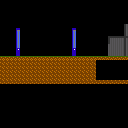

This game map was drawn from its Tiled (.tmx) file and the tilesets committed beside it. A one-line description and the full map source follow:
An orthogonal 32x32 tile map with 4x4 px tiles, 2 tile layers (background, foreground).

<map version="1.0" orientation="orthogonal" renderorder="left-down" width="32" height="32" tilewidth="4" tileheight="4" nextobjectid="7">
 <tileset firstgid="1" name="experiment-tiles" tilewidth="4" tileheight="4" tilecount="13" columns="4">
  <image source="outdoor-tiles.png" width="16" height="12" />
  <tile id="0">
   <properties>
    <property name="solid" type="bool" value="true" />
   </properties>
  </tile>
  <tile id="14">
   <properties>
    <property name="solid" type="bool" value="true" />
   </properties>
  </tile>
 </tileset>
 <layer name="background" width="32" height="32">
  <data encoding="csv">
0,0,0,0,0,0,0,0,0,0,0,0,0,0,0,0,0,0,0,0,0,0,0,0,0,0,0,0,0,0,0,0,
0,0,0,0,0,0,0,0,0,0,0,0,0,0,0,0,0,0,0,0,0,0,0,0,0,0,0,0,0,0,0,0,
0,0,0,0,0,0,0,0,0,0,0,0,0,0,0,0,0,0,0,0,0,0,0,0,0,0,0,0,0,0,0,0,
0,0,0,0,0,0,0,0,0,0,0,0,0,0,0,0,0,0,0,0,0,0,0,0,0,0,0,0,0,0,0,0,
0,0,0,0,0,0,0,0,0,0,0,0,0,0,0,0,0,0,0,0,0,0,0,0,0,0,0,0,0,0,0,0,
0,0,0,0,0,0,0,0,0,0,0,0,0,0,0,0,0,0,0,0,0,0,0,0,0,0,0,0,0,0,0,0,
0,0,0,0,0,0,0,0,0,0,0,0,0,0,0,0,0,0,0,0,0,0,0,0,0,0,0,0,0,0,0,0,
0,0,0,0,11,0,0,0,0,0,0,0,0,0,0,0,0,0,11,0,0,0,0,0,0,0,0,0,0,0,0,0,
0,0,0,0,10,0,0,0,0,0,0,0,0,0,0,0,0,0,10,0,0,0,0,0,0,0,0,0,0,0,0,0,
0,0,0,0,10,0,0,0,0,0,0,0,0,0,0,0,0,0,10,0,0,0,0,0,0,0,0,5,6,6,6,0,
0,0,0,0,10,0,0,0,0,0,0,0,0,0,0,0,0,0,10,0,0,0,0,0,0,0,0,5,6,6,6,0,
0,0,0,0,10,0,0,0,0,0,0,0,0,0,0,0,0,0,10,0,0,0,0,0,0,0,0,6,6,6,6,0,
0,0,0,0,4,0,0,0,0,0,0,0,0,0,0,0,0,0,4,0,0,0,0,0,0,0,0,6,6,6,6,12,
0,0,0,0,12,0,0,0,0,0,0,0,0,0,0,0,0,0,12,0,0,0,0,0,0,0,0,6,6,6,6,3,
0,0,0,0,0,0,0,0,0,0,0,0,0,0,0,0,0,0,0,0,0,0,7,7,7,7,7,7,7,7,7,7,
1,1,1,1,1,1,1,1,1,1,1,1,1,1,1,1,1,1,1,1,0,0,0,0,9,9,9,9,9,9,9,9,
0,0,0,0,0,0,0,0,0,0,0,0,0,0,0,0,1,1,1,1,0,0,0,0,9,9,9,9,9,9,9,9,
0,0,0,0,0,0,0,0,0,0,0,0,0,0,0,0,1,1,1,1,0,0,0,0,9,9,9,9,9,9,9,9,
0,0,0,0,0,0,0,0,0,0,0,0,0,0,0,0,1,1,1,1,0,0,0,0,9,9,9,9,9,9,9,9,
0,0,0,0,0,0,0,0,0,0,0,0,0,0,0,0,1,1,1,1,0,0,0,0,9,9,9,9,9,9,9,9,
0,0,0,0,0,0,0,0,0,0,0,0,0,0,0,0,3,3,3,3,3,3,3,3,3,3,3,3,3,3,3,3,
0,0,0,0,0,0,0,0,0,0,0,0,0,0,0,0,0,0,0,0,0,0,0,0,0,0,0,0,0,0,0,0,
0,0,0,0,0,0,0,0,0,0,0,0,0,0,0,0,0,0,0,0,0,0,0,0,0,0,0,0,0,0,0,0,
0,0,0,0,0,0,0,0,0,0,0,0,0,0,0,0,0,0,0,0,0,0,0,0,0,0,0,0,0,0,0,0,
0,0,0,0,0,0,0,0,0,0,0,0,0,0,0,0,0,0,0,0,0,0,0,0,0,0,0,0,0,0,0,0,
0,0,0,0,0,0,0,0,0,0,0,0,0,0,0,0,0,0,0,0,0,0,0,0,0,0,0,0,0,0,0,0,
0,0,0,0,0,0,0,0,0,0,0,0,0,0,0,0,0,0,0,0,0,0,0,0,0,0,0,0,0,0,0,0,
0,0,0,0,0,0,0,0,0,0,0,0,0,0,0,0,0,0,0,0,0,0,0,0,0,0,0,0,0,0,0,0,
0,0,0,0,0,0,0,0,0,0,0,0,0,0,0,0,0,0,0,0,0,0,0,0,0,0,0,0,0,0,0,0,
0,0,0,0,0,0,0,0,0,0,0,0,0,0,0,0,0,0,0,0,0,0,0,0,0,0,0,0,0,0,0,0,
0,0,0,0,0,0,0,0,0,0,0,0,0,0,0,0,0,0,0,0,0,0,0,0,0,0,0,0,0,0,0,0,
0,0,0,0,0,0,0,0,0,0,0,0,0,0,0,0,0,0,0,0,0,0,0,0,0,0,0,0,0,0,0,0
</data>
 </layer>
 <layer name="foreground" width="32" height="32">
  <properties>
   <property name="solid" type="bool" value="true" />
  </properties>
  <data encoding="csv">
0,0,0,0,0,0,0,0,0,0,0,0,0,0,0,0,0,0,0,0,0,0,0,0,0,0,0,0,0,0,0,0,
0,0,0,0,0,0,0,0,0,0,0,0,0,0,0,0,0,0,0,0,0,0,0,0,0,0,0,0,0,0,0,0,
0,0,0,0,0,0,0,0,0,0,0,0,0,0,0,0,0,0,0,0,0,0,0,0,0,0,0,0,0,0,0,0,
0,0,0,0,0,0,0,0,0,0,0,0,0,0,0,0,0,0,0,0,0,0,0,0,0,0,0,0,0,0,0,0,
0,0,0,0,0,0,0,0,0,0,0,0,0,0,0,0,0,0,0,0,0,0,0,0,0,0,0,0,0,0,0,0,
0,0,0,0,0,0,0,0,0,0,0,0,0,0,0,0,0,0,0,0,0,0,0,0,0,0,0,0,0,0,0,0,
0,0,0,0,0,0,0,0,0,0,0,0,0,0,0,0,0,0,0,0,0,0,0,0,0,0,0,0,0,0,0,5,
0,0,0,0,0,0,0,0,0,0,0,0,0,0,0,0,0,0,0,0,0,0,0,0,0,0,0,0,0,0,0,5,
0,0,0,0,0,0,0,0,0,0,0,0,0,0,0,0,0,0,0,0,0,0,0,0,0,0,0,0,0,0,0,5,
0,0,0,0,0,0,0,0,0,0,0,0,0,0,0,0,0,0,0,0,0,0,0,0,0,0,0,8,7,7,7,8,
0,0,0,0,0,0,0,0,0,0,0,0,0,0,0,0,0,0,0,0,0,0,0,0,0,0,0,0,0,0,0,5,
0,0,0,0,0,0,0,0,0,0,0,0,0,0,0,0,0,0,0,0,0,0,0,0,0,0,0,0,0,0,0,5,
0,0,0,0,0,0,0,0,0,0,0,0,0,0,0,0,0,0,0,0,0,0,0,0,0,0,0,0,0,0,0,5,
0,0,0,0,0,0,0,0,0,0,0,0,0,0,0,0,0,0,0,0,0,0,0,0,0,0,0,0,0,0,0,5,
2,2,2,2,2,2,2,2,2,2,2,2,2,2,2,2,2,2,2,2,2,2,2,2,2,2,2,2,2,2,2,2,
0,0,0,0,0,0,0,0,0,0,0,0,0,0,0,0,0,0,0,0,1,1,1,1,0,0,0,0,0,0,0,0,
1,1,1,1,1,1,1,1,1,1,1,1,1,1,1,1,0,0,0,0,1,1,1,1,0,0,0,0,0,0,0,0,
1,1,1,1,1,1,1,1,1,1,1,1,1,1,1,1,0,0,0,0,1,1,1,1,0,0,0,0,0,0,0,0,
1,1,1,1,1,1,1,1,1,1,1,1,1,1,1,1,0,0,0,0,1,1,1,1,0,0,0,0,0,0,0,0,
1,1,1,1,1,1,1,1,1,1,1,1,1,1,1,1,0,0,0,0,1,1,1,1,0,0,0,0,0,0,0,0,
1,1,1,1,1,1,1,1,1,1,1,1,1,1,1,1,1,1,1,1,1,1,1,1,1,1,1,1,1,1,1,1,
0,0,0,0,0,0,0,0,0,0,0,0,0,0,0,0,0,0,0,0,0,0,0,0,0,0,0,0,0,0,0,0,
0,0,0,0,0,0,0,0,0,0,0,0,0,0,0,0,0,0,0,0,0,0,0,0,0,0,0,0,0,0,0,0,
0,0,0,0,0,0,0,0,0,0,0,0,0,0,0,0,0,0,0,0,0,0,0,0,0,0,0,0,0,0,0,0,
0,0,0,0,0,0,0,0,0,0,0,0,0,0,0,0,0,0,0,0,0,0,0,0,0,0,0,0,0,0,0,0,
0,0,0,0,0,0,0,0,0,0,0,0,0,0,0,0,0,0,0,0,0,0,0,0,0,0,0,0,0,0,0,0,
0,0,0,0,0,0,0,0,0,0,0,0,0,0,0,0,0,0,0,0,0,0,0,0,0,0,0,0,0,0,0,0,
0,0,0,0,0,0,0,0,0,0,0,0,0,0,0,0,0,0,0,0,0,0,0,0,0,0,0,0,0,0,0,0,
0,0,0,0,0,0,0,0,0,0,0,0,0,0,0,0,0,0,0,0,0,0,0,0,0,0,0,0,0,0,0,0,
0,0,0,0,0,0,0,0,0,0,0,0,0,0,0,0,0,0,0,0,0,0,0,0,0,0,0,0,0,0,0,0,
0,0,0,0,0,0,0,0,0,0,0,0,0,0,0,0,0,0,0,0,0,0,0,0,0,0,0,0,0,0,0,0,
0,0,0,0,0,0,0,0,0,0,0,0,0,0,0,0,0,0,0,0,0,0,0,0,0,0,0,0,0,0,0,0
</data>
 </layer>
</map>